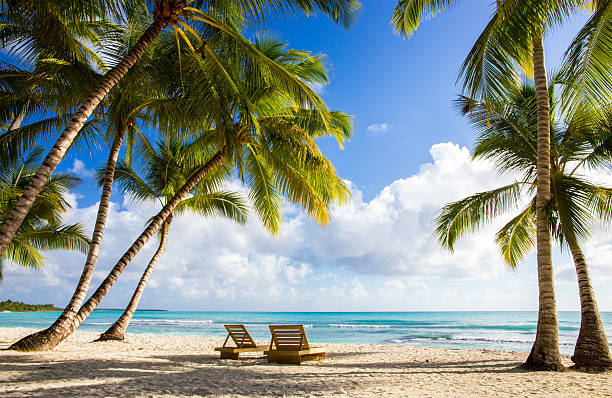
#> input picture images/beach.jpg, 612 x 398 px, given in place of media__1782498908338.jpg, which was not available
$ python crop_sai.py
#> lines starting #> are read from the running program, lines starting #| are printed output that depends on the picture; after the words box and inside, x2 and y2 are one past the last pixel; in counts of white or black regions, pixels touching at a corner belong together; pictures that were not available may be replaced by others from this repository, and a replacement may not be noted
from PIL import Image, ImageDraw
import sys

img_path = "/home/arun/.gemini/antigravity/brain/1040c929-406a-4e3e-aceb-677fc95e2b1c/media__1782498908338.jpg"
try:
    img = Image.open(img_path).convert("RGBA")
    w, h = img.size
#> w = 612; h = 398
    print(f"Size: {w}x{h}")
#| Size: 612x398

    # Create a circular mask
    # The inner circle appears to be about 65% of the total radius
    # We will crop an inner square and mask it as a circle
    cx, cy = w // 2, h // 2
#> cx = 306; cy = 199
    r = int(min(w, h) * 0.35)  # 70% of half-width
#> r = 139

    mask = Image.new("L", (w, h), 0)
#> mask: PIL image 612x398 L; every value is 0
    draw = ImageDraw.Draw(mask)
    draw.ellipse((cx - r, cy - r, cx + r, cy + r), fill=255)

    img.putalpha(mask)
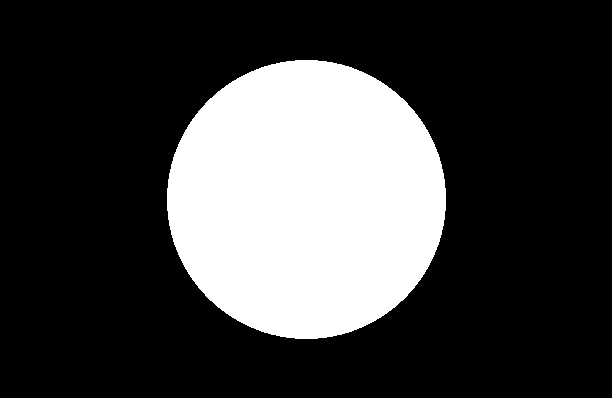
#> mask: PIL image 612x398 L; 25.1% white; 1 white region, box (x1, y1, x2, y2) and area: (167, 60, 446, 339) 61085
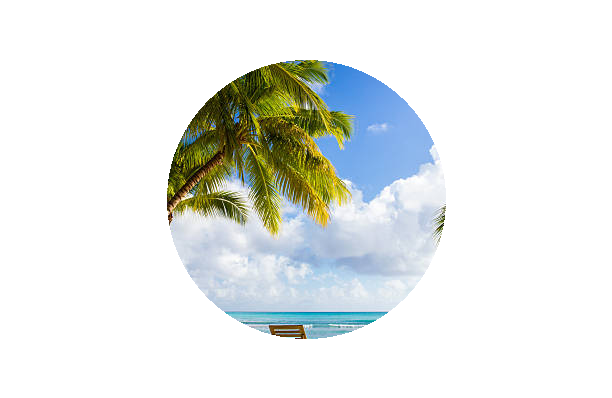
#> img: PIL image 612x398 RGBA; mean R, G, B, A 132.7, 142.5, 133.7, 63.9; transparent parts drawn white
    cropped = img.crop((cx - r, cy - r, cx + r, cy + r))
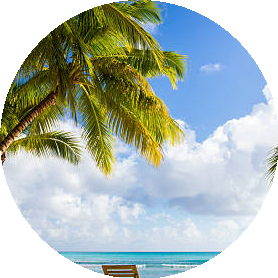
#> cropped: PIL image 278x278 RGBA; mean R, G, B, A 148.6, 166.2, 161.7, 201.4; transparent parts drawn white

    out_path = "/home/arun/SSB/images/sai_center.png"
    cropped.save(out_path)
    print("Saved cropped image to", out_path)
except Exception as e:
    print("Error:", e)

$ run again, on images/city.jpeg
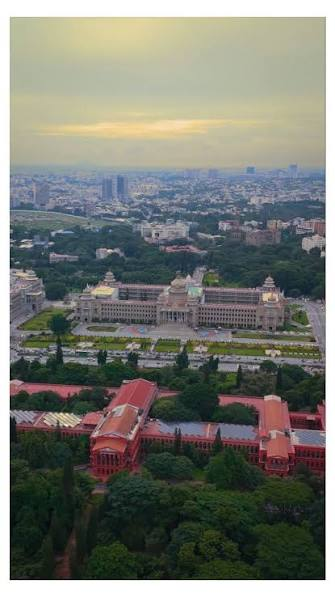
#> input picture images/city.jpeg, 335 x 597 px, given in place of media__1782498908338.jpg, which was not available
#| Size: 335x597
#> `img.putalpha(mask)`:
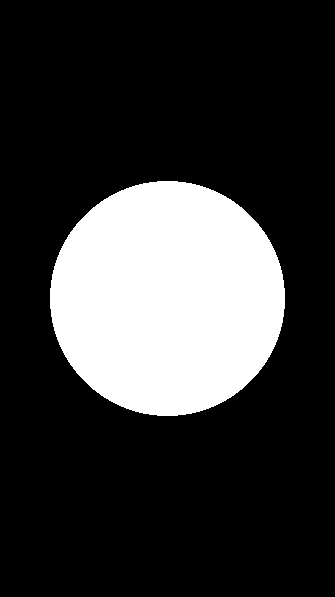
#> mask: PIL image 335x597 L; 21.7% white; 1 white region, box (x1, y1, x2, y2) and area: (50, 181, 285, 416) 43333
#> `cropped = img.crop((cx - r, cy - r, cx + r, cy + r))`:
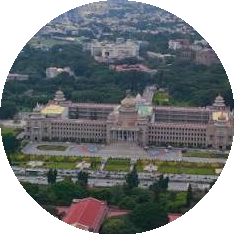
#> cropped: PIL image 234x234 RGBA; mean R, G, B, A 86.3, 91, 94.4, 201.6; transparent parts drawn white

$ run again, on images/hill.jpg
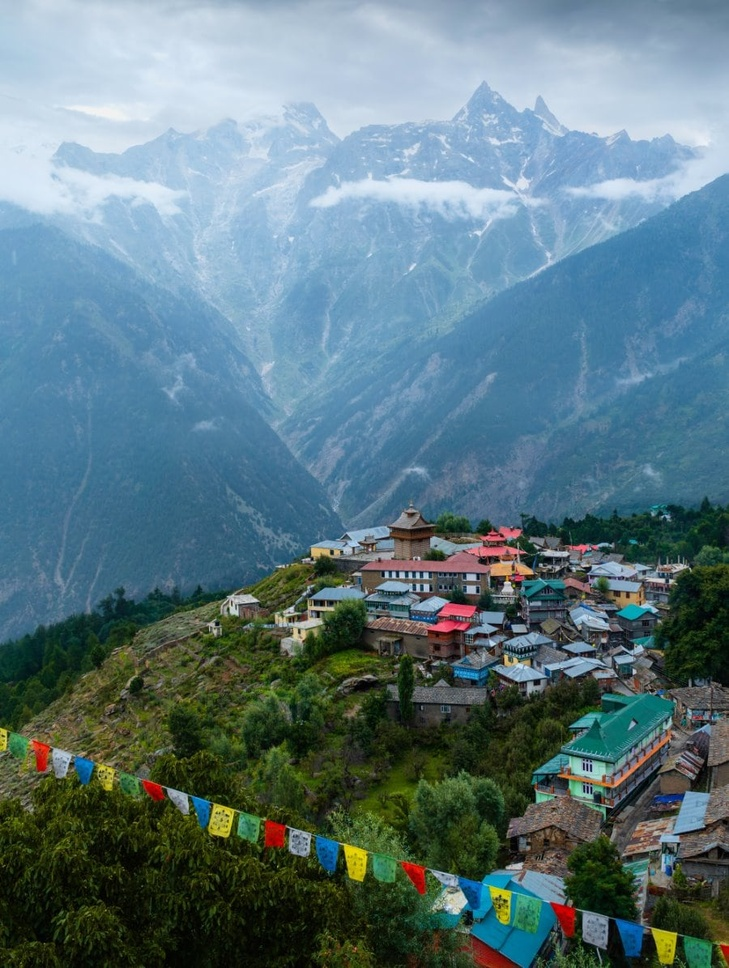
#> input picture images/hill.jpg, 729 x 968 px, shrunk from 900 x 1195 before the run, given in place of media__1782498908338.jpg, which was not available
#| Size: 729x968
#> `img.putalpha(mask)`:
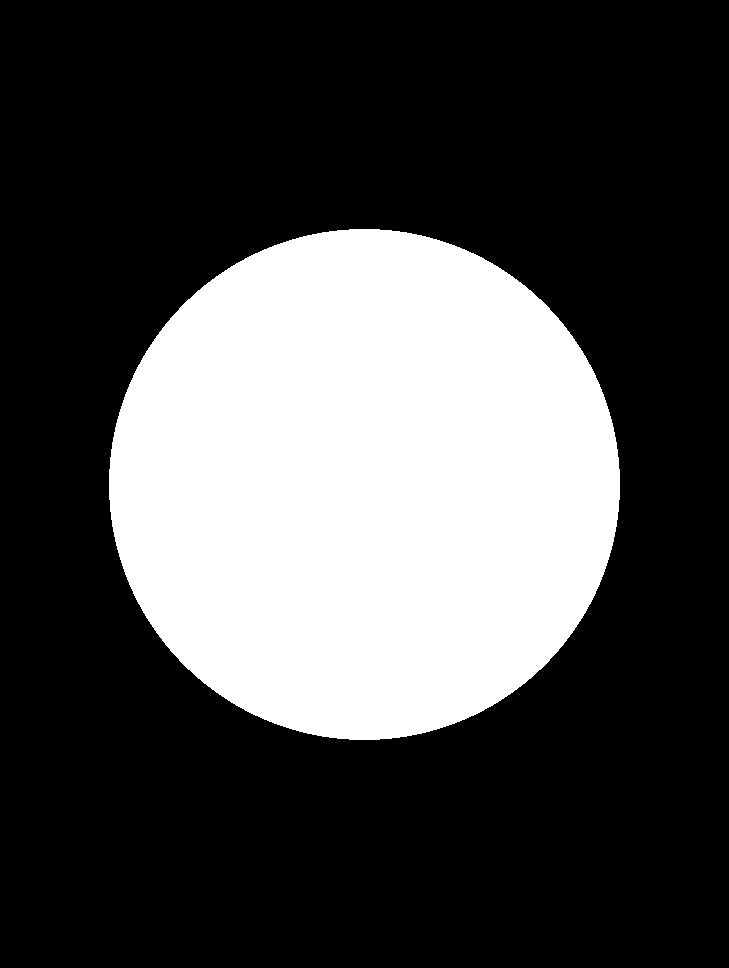
#> mask: PIL image 729x968 L; 29.1% white; 1 white region, box (x1, y1, x2, y2) and area: (109, 229, 620, 740) 205005
#> `cropped = img.crop((cx - r, cy - r, cx + r, cy + r))`:
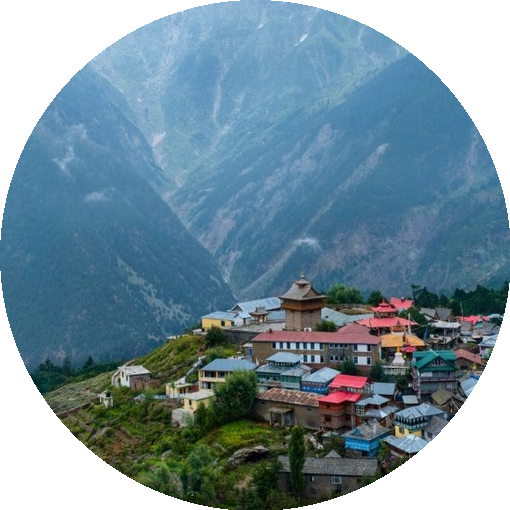
#> cropped: PIL image 510x510 RGBA; mean R, G, B, A 82.2, 114.2, 128.7, 200.9; transparent parts drawn white
